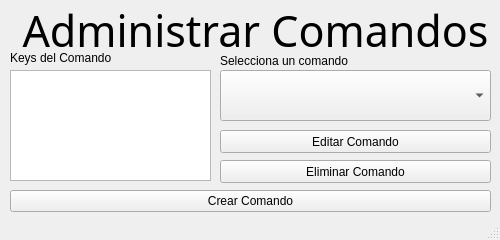
<?xml version="1.0" encoding="UTF-8"?>
<ui version="4.0">
 <class>CommandsAdd</class>
 <widget class="QMainWindow" name="CommandsAdd">
  <property name="geometry">
   <rect>
    <x>0</x>
    <y>0</y>
    <width>500</width>
    <height>240</height>
   </rect>
  </property>
  <property name="minimumSize">
   <size>
    <width>500</width>
    <height>240</height>
   </size>
  </property>
  <property name="maximumSize">
   <size>
    <width>500</width>
    <height>240</height>
   </size>
  </property>
  <property name="windowTitle">
   <string>MainWindow</string>
  </property>
  <property name="windowIcon">
   <iconset>
    <normaloff>../icon.png</normaloff>../icon.png</iconset>
  </property>
  <widget class="QWidget" name="centralwidget">
   <widget class="QLabel" name="label">
    <property name="geometry">
     <rect>
      <x>10</x>
      <y>0</y>
      <width>491</width>
      <height>61</height>
     </rect>
    </property>
    <property name="font">
     <font>
      <family>Buxton Sketch</family>
      <pointsize>32</pointsize>
     </font>
    </property>
    <property name="text">
     <string>Administrar Comandos</string>
    </property>
    <property name="alignment">
     <set>Qt::AlignCenter</set>
    </property>
   </widget>
   <widget class="QComboBox" name="CommandSelect">
    <property name="geometry">
     <rect>
      <x>220</x>
      <y>70</y>
      <width>271</width>
      <height>51</height>
     </rect>
    </property>
   </widget>
   <widget class="QPushButton" name="CommandDelete">
    <property name="geometry">
     <rect>
      <x>220</x>
      <y>160</y>
      <width>271</width>
      <height>23</height>
     </rect>
    </property>
    <property name="text">
     <string>Eliminar Comando</string>
    </property>
   </widget>
   <widget class="QLabel" name="label_2">
    <property name="geometry">
     <rect>
      <x>220</x>
      <y>50</y>
      <width>271</width>
      <height>21</height>
     </rect>
    </property>
    <property name="text">
     <string>Selecciona un comando</string>
    </property>
   </widget>
   <widget class="QListWidget" name="KeyList">
    <property name="geometry">
     <rect>
      <x>10</x>
      <y>70</y>
      <width>201</width>
      <height>111</height>
     </rect>
    </property>
   </widget>
   <widget class="QLabel" name="label_3">
    <property name="geometry">
     <rect>
      <x>10</x>
      <y>50</y>
      <width>181</width>
      <height>16</height>
     </rect>
    </property>
    <property name="text">
     <string>Keys del Comando</string>
    </property>
   </widget>
   <widget class="QPushButton" name="CommandEdit">
    <property name="geometry">
     <rect>
      <x>220</x>
      <y>130</y>
      <width>271</width>
      <height>23</height>
     </rect>
    </property>
    <property name="text">
     <string>Editar Comando</string>
    </property>
   </widget>
   <widget class="QPushButton" name="CommandCreate">
    <property name="geometry">
     <rect>
      <x>10</x>
      <y>190</y>
      <width>481</width>
      <height>22</height>
     </rect>
    </property>
    <property name="text">
     <string>Crear Comando</string>
    </property>
   </widget>
  </widget>
  <widget class="QStatusBar" name="statusbar"/>
 </widget>
 <resources/>
 <connections/>
</ui>
